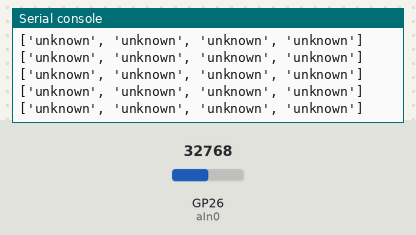
This program was run on a simulated Raspberry Pi Pico running MicroPython. Parts: the last lines printed to the serial console. The inputs (shaded band) are chosen by the test bench; at power-on: GP26 (aIn0) = 32768 (analog values on the 0–65535 scale).

Above: at 1.2 s.
1.3 s: GP26 (aIn0) set to 0
At 1.44 s:
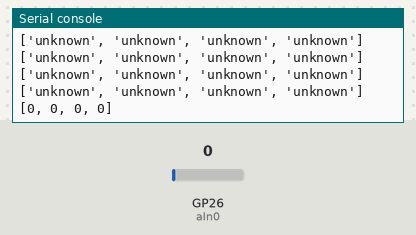
2.8 s: GP26 (aIn0) set to 65535
At 2.87 s:
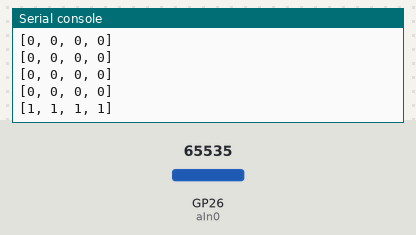

The program:

pin_monitor.py
```python
##Pin Monitor
from machine import ADC
from machine import Pin
import utime
import sys
pin_array_size=4
aIn0 = ADC(0)
mtr_clk=Pin(22,Pin.OUT)
clk_rst=Pin(21, Pin.OUT)
conv=3300/65535

def adcRead():
    mv=aIn0.read_u16()
    mv=mv*conv
    return mv

def a2d (mv):
    if mv<50:
        dV=0
    elif mv>50 and mv<3000 :
        dV='unknown'
    else:
        dV=1
    return dV


def mntr_clk(stop, pList,type):
    clk_rst.value(0)
    for i in range(0, stop):
        if type== 1:
            pList[i]=a2d(adcRead())
        else:
            pList[i]=adcRead()
        mtr_clk.value(1)
        utime.sleep_ms(1)
        mtr_clk.value(0)
        utime.sleep_ms(1)
    clk_rst.value(1)
    utime.sleep_ms(1)

def list_builder(sze):
    eList=list()
    for i in range (0, sze):
        eList.append(0)
    return eList

nanoPinList=list_builder(pin_array_size)
while True:
    mntr_clk(pin_array_size,nanoPinList,1)
    print(nanoPinList)
    utime.sleep_ms(100)
```

Measured:
- after the input at 1.3 s, the serial console: prints a new line at once (image 1)
- after the input at 2.8 s, the serial console: prints a new line after 0.07 s (image 2)
